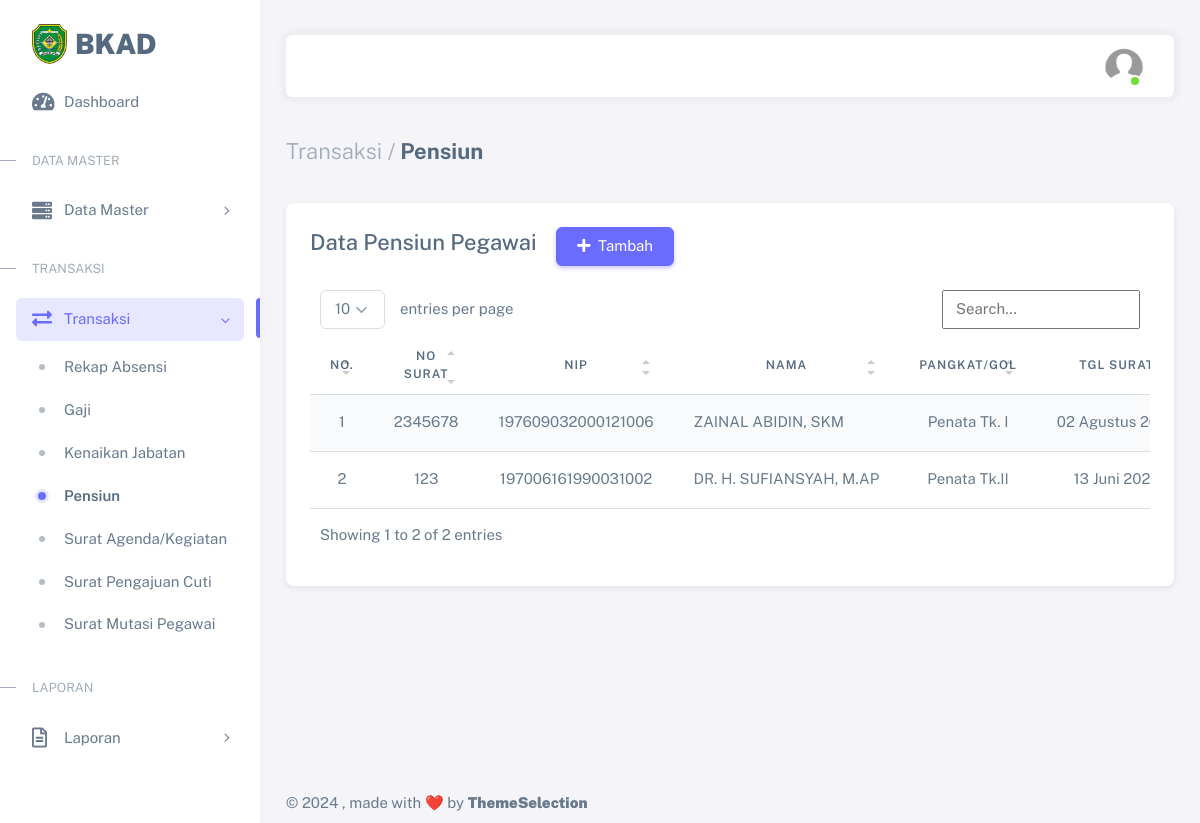
The page /admin/pensiun.php (signed in) on the database its author committed.
### tables this page shows
CREATE TABLE `t_pensiun` (
  `id_pensiun` int(11) NOT NULL,
  `nip` varchar(255) NOT NULL,
  `no_surat` varchar(255) NOT NULL,
  `tgl_surat` date NOT NULL,
  `tgl_pensiun` date NOT NULL,
  `alamat_pensiun` text NOT NULL,
  `pangkat_gol` varchar(255) NOT NULL
);

CREATE TABLE `t_pegawai` (
  `id_pg` int(11) NOT NULL,
  `nip` varchar(25) NOT NULL,
  `nama_lengkap` varchar(120) NOT NULL,
  `id_jabatan` int(11) NOT NULL,
  `jenis_kelamin` varchar(35) NOT NULL,
  `agama` varchar(20) NOT NULL,
  `status` varchar(20) NOT NULL,
  `tempat_lahir` varchar(120) NOT NULL,
  `tanggal_lahir` date NOT NULL,
  `alamat_rumah` varchar(200) NOT NULL,
  `no_telpon` varchar(13) NOT NULL,
  `file_foto` varchar(255) DEFAULT NULL,
  `pegawai` enum('asn','non asn') NOT NULL,
  `golongan` varchar(255) DEFAULT NULL
);

### fungsi_indotgl.php (called while the page is built, shortened)
<?php
function tgl_indo($tgl)
{
  $tanggal = substr($tgl, 8, 2);
  $bulan   = getBulan(substr($tgl, 5, 2));
  $tahun   = substr($tgl, 0, 4);
  return $tanggal . ' ' . $bulan . ' ' . $tahun;
}
function getBulan($bln)
{
  switch ($bln) {
    case 6:
      return "Juni";
      break;
    case 8:
      return "Agustus";
      break;
  }
}

### admin/pensiun.php (the view, shortened to what this page needs)
<?php
require_once("../fungsi_indotgl.php");
require_once('../head.php');
?>
<div class="layout-wrapper layout-content-navbar">
	<div class="layout-container">
		<aside id="layout-menu" class="layout-menu menu-vertical menu bg-menu-theme">
			<div class="app-brand demo d-grid">
				<a href="index.php" class="app-brand-link">
					<span class="app-brand-logo demo">
						<img src="../assets/img/logo/tapin.png" width="35" class="img-fluid">
					</span>
					<span class="app-brand-text demo menu-text fw-bolder ms-2 text-uppercase">BKAD</span>
				</a>
			</div>
			<ul class="menu-inner py-1">
				<li class="menu-item">
					<a href="index.php" class="menu-link">
						<i class="menu-icon fas fa-tachometer-alt"></i>
						<div data-i18n="Dashboard">Dashboard</div>
					</a>
				</li>
				<li class="menu-header small text-uppercase">
					<span class="menu-header-text">Data Master</span>
				</li>
				<li class="menu-item">
					<a href="javascript:void(0);" class="menu-link menu-toggle">
						<i class="menu-icon fas fa-server"></i>
						<div data-i18n="Data Master">Data Master</div>
					</a>
				</li>
				<li class="menu-header small text-uppercase">
					<span class="menu-header-text">Transaksi</span>
				</li>
				<li class="menu-item active open">
					<a href="javascript:void(0);" class="menu-link menu-toggle">
						<i class="menu-icon fas fa-exchange-alt"></i>
						<div data-i18n="Transaksi">Transaksi</div>
					</a>
					<ul class="menu-sub">
						<li class="menu-item">
							<a href="absensi.php" class="menu-link">
								<div data-i18n="Absensi">Rekap Absensi</div>
							</a>
						</li>
						<li class="menu-item">
							<a href="gaji.php" class="menu-link">
								<div data-i18n="Gaji">Gaji</div>
							</a>
						</li>
						<li class="menu-item">
							<a href="kenaikan.php" class="menu-link">
								<div data-i18n="Kenaikan Jabatan">Kenaikan Jabatan</div>
							</a>
						</li>
						<li class="menu-item active">
							<a href="pensiun.php" class="menu-link">
								<div data-i18n="Pensiun">Pensiun</div>
							</a>
						</li>
						<li class="menu-item">
							<a href="agenda.php" class="menu-link">
								<div data-i18n="Surat Agenda">Surat Agenda/Kegiatan</div>
							</a>
						</li>
						<li class="menu-item">
							<a href="cuti.php" class="menu-link">
								<div data-i18n="Surat Pengajuan Cuti">Surat Pengajuan Cuti</div>
							</a>
						</li>
						<li class="menu-item">
							<a href="mutasi.php" class="menu-link">
								<div data-i18n="Surat Mutasi Pegawai">Surat Mutasi Pegawai</div>
							</a>
						</li>
					</ul>
				</li>
				<li class="menu-header small text-uppercase">
					<span class="menu-header-text">Laporan</span>
				</li>
				<li class="menu-item">
					<a href="javascript:void(0);" class="menu-link menu-toggle">
						<i class="menu-icon far fa-file-alt"></i>
						<div data-i18n="Laporan">Laporan</div>
					</a>
				</li>
			</ul>
		</aside>
		<div class="layout-page">
			<nav class="layout-navbar container-xxl navbar navbar-expand-xl navbar-detached align-items-center bg-navbar-theme" id="layout-navbar">
				<div class="navbar-nav-right d-flex align-items-center" id="navbar-collapse">
					<ul class="navbar-nav flex-row align-items-center ms-auto">
						<li class="nav-item navbar-dropdown dropdown-user dropdown">
							<a class="nav-link dropdown-toggle hide-arrow" href="javascript:void(0);" data-bs-toggle="dropdown">
								<div class="avatar avatar-online">
									<img src="../assets/img/avatars/user.png" alt class="w-px-40 h-auto rounded-circle" />
								</div>
							</a>
						</li>
					</ul>
				</div>
			</nav>
			<div class="content-wrapper">
				<div class="container-xxl flex-grow-1 container-p-y">
					<h4 class="fw-bold py-3 mb-4"><span class="text-muted fw-light">Transaksi /</span> Pensiun</h4>
					<div class="row">
						<div class="col-md-6 col-lg-4 col-xl-12 order-0 mb-4">
							<div class="card">
								<div class="card-header pb-3">
									<h4 class="mb-2 d-inline-block">Data Pensiun Pegawai</h4>
									<a class="btn btn-primary ms-3" href="pensiun_in.php">
										<i class="fas fa-plus me-1"></i>
										Tambah
									</a>
								</div>
								<div class="card-body">
									<div class="table-responsive">
										<table class="table table-striped table-hover table-fixed table-flush" id="table1" width="100%">
											<thead>
												<tr>
													<th style="vertical-align: middle;" class="text-center">No.</th>
													<th style="vertical-align: middle;" class="text-center">No Surat</th>
													<th style="vertical-align: middle;" class="text-center">NIP</th>
													<th style="vertical-align: middle;" class="text-center">Nama</th>
													<th style="vertical-align: middle;" class="text-center">Pangkat/Gol</th>
													<th style="vertical-align: middle;" class="text-center">Tgl Surat</th>
												</tr>
											</thead>
											<tbody>
												<?php
												$query = mysqli_query(
													$koneksi,
													"SELECT * FROM t_pensiun
													INNER JOIN T_pegawai ON t_pensiun.nip=t_pegawai.nip
													ORDER BY id_pensiun DESC"
												);
												$no = 1;
												while ($data = mysqli_fetch_array($query)) { ?>
													<tr>
														<td style="vertical-align: middle;" class="text-center">
															<?= $no++ ?>
														</td>
														<td style="vertical-align: middle;" class="text-center text-nowrap"><?= $data['no_surat'] ?></td>
														<td style="vertical-align: middle;" class="text-center text-nowrap"><?= $data['nip']; ?></td>
														<td style="vertical-align: middle;" class="text-nowrap"><?= $data['nama_lengkap'] ?></td>
														<td style="vertical-align: middle;" class="text-center text-nowrap"><?= $data['pangkat_gol'] ?></td>
														<td style="vertical-align: middle;" class="text-center text-nowrap"><?= tgl_indo($data['tgl_surat']) ?></td>
													</tr>
												<?php } ?>
											</tbody>
										</table>
									</div>
								</div>
							</div>
						</div>
					</div>
				</div>
				<?php require_once("../footer.php"); ?>

### assets/css/demo.css (style rules this page uses)
.menu .app-brand.demo { height: 64px; margin-top: 12px; }
.app-brand-text.demo { font-size: 1.75rem; letter-spacing: -0.5px; text-transform: lowercase; }

### rows shown on the page
t_pensiun: no_surat "2345678", t_pegawai.nip "197609032000121006", t_pegawai.nama_lengkap "ZAINAL ABIDIN, SKM", pangkat_gol "Penata Tk. I", tgl_surat "02 Agustus…"
t_pensiun: no_surat "123", t_pegawai.nip "197006161990031002", t_pegawai.nama_lengkap "DR. H. SUFIANSYAH, M.AP", pangkat_gol "Penata Tk.II", tgl_surat "13 Juni…"
